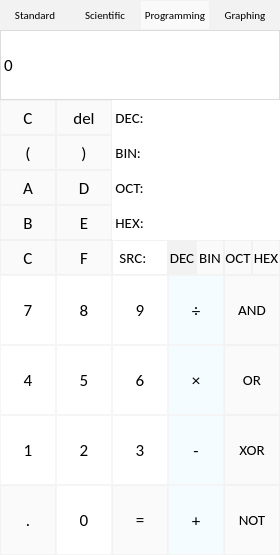
<?xml version="1.0" encoding="UTF-8"?>
<ui version="4.0">
 <class>Calculator</class>
 <widget class="QMainWindow" name="Calculator">
  <property name="geometry">
   <rect>
    <x>0</x>
    <y>0</y>
    <width>280</width>
    <height>555</height>
   </rect>
  </property>
  <property name="windowTitle">
   <string>Calculator</string>
  </property>
  <widget class="QWidget" name="centralwidget">
   <widget class="QPushButton" name="pushButton_and">
    <property name="enabled">
     <bool>true</bool>
    </property>
    <property name="geometry">
     <rect>
      <x>224</x>
      <y>275</y>
      <width>56</width>
      <height>70</height>
     </rect>
    </property>
    <property name="font">
     <font>
      <family>Calibri</family>
      <pointsize>11</pointsize>
      <weight>50</weight>
      <bold>false</bold>
     </font>
    </property>
    <property name="styleSheet">
     <string notr="true">QPushButton {
   border: 1px solid  rgb(242, 242, 242);
   background-color:  rgb(250, 250, 250);
}
QPushButton:pressed {
    background-color:   rgb(242, 242, 242);
}</string>
    </property>
    <property name="text">
     <string>AND</string>
    </property>
   </widget>
   <widget class="QPushButton" name="pushButton_d">
    <property name="enabled">
     <bool>true</bool>
    </property>
    <property name="geometry">
     <rect>
      <x>56</x>
      <y>170</y>
      <width>56</width>
      <height>35</height>
     </rect>
    </property>
    <property name="font">
     <font>
      <family>Calibri</family>
      <pointsize>13</pointsize>
      <weight>50</weight>
      <bold>false</bold>
     </font>
    </property>
    <property name="styleSheet">
     <string notr="true">QPushButton {
   border: 1px solid  rgb(242, 242, 242);
   background-color:  rgb(250, 250, 250);
}
QPushButton:pressed {
    background-color:   rgb(242, 242, 242);
}</string>
    </property>
    <property name="text">
     <string>D</string>
    </property>
   </widget>
   <widget class="QPushButton" name="pushButton_5">
    <property name="enabled">
     <bool>true</bool>
    </property>
    <property name="geometry">
     <rect>
      <x>56</x>
      <y>345</y>
      <width>56</width>
      <height>70</height>
     </rect>
    </property>
    <property name="font">
     <font>
      <family>Calibri</family>
      <pointsize>13</pointsize>
      <weight>50</weight>
      <bold>false</bold>
     </font>
    </property>
    <property name="styleSheet">
     <string notr="true">QPushButton {
   border: 1px solid  rgb(245, 245, 245);
   background-color: white;
}
QPushButton:pressed {
    background-color:   rgb(245, 245, 245);
}</string>
    </property>
    <property name="text">
     <string>5</string>
    </property>
   </widget>
   <widget class="QLabel" name="result">
    <property name="geometry">
     <rect>
      <x>0</x>
      <y>30</y>
      <width>280</width>
      <height>70</height>
     </rect>
    </property>
    <property name="font">
     <font>
      <family>Calibri</family>
      <pointsize>13</pointsize>
      <weight>50</weight>
      <bold>false</bold>
     </font>
    </property>
    <property name="styleSheet">
     <string notr="true">QLabel {
  qproperty-alignment: 'AlignVCenter | AlignRight';
  border: 1px solid rgb(220, 220, 220);
  background-color : white;
}

</string>
    </property>
    <property name="text">
     <string>0 </string>
    </property>
    <property name="buddy">
     <cstring>result</cstring>
    </property>
   </widget>
   <widget class="QPushButton" name="pushButton_4">
    <property name="enabled">
     <bool>true</bool>
    </property>
    <property name="geometry">
     <rect>
      <x>0</x>
      <y>345</y>
      <width>56</width>
      <height>70</height>
     </rect>
    </property>
    <property name="font">
     <font>
      <family>Calibri</family>
      <pointsize>13</pointsize>
      <weight>50</weight>
      <bold>false</bold>
     </font>
    </property>
    <property name="styleSheet">
     <string notr="true">QPushButton {
   border: 1px solid  rgb(245, 245, 245);
   background-color: white;
}
QPushButton:pressed {
    background-color:   rgb(245, 245, 245);
}</string>
    </property>
    <property name="text">
     <string>4</string>
    </property>
   </widget>
   <widget class="QPushButton" name="pushButton_8">
    <property name="enabled">
     <bool>true</bool>
    </property>
    <property name="geometry">
     <rect>
      <x>56</x>
      <y>275</y>
      <width>56</width>
      <height>70</height>
     </rect>
    </property>
    <property name="font">
     <font>
      <family>Calibri</family>
      <pointsize>13</pointsize>
      <weight>50</weight>
      <bold>false</bold>
     </font>
    </property>
    <property name="styleSheet">
     <string notr="true">QPushButton {
   border: 1px solid  rgb(245, 245, 245);
   background-color: white;
}
QPushButton:pressed {
    background-color:   rgb(245, 245, 245);
}</string>
    </property>
    <property name="text">
     <string>8</string>
    </property>
   </widget>
   <widget class="QPushButton" name="pushButton_1">
    <property name="enabled">
     <bool>true</bool>
    </property>
    <property name="geometry">
     <rect>
      <x>0</x>
      <y>415</y>
      <width>56</width>
      <height>70</height>
     </rect>
    </property>
    <property name="font">
     <font>
      <family>Calibri</family>
      <pointsize>13</pointsize>
      <weight>50</weight>
      <bold>false</bold>
     </font>
    </property>
    <property name="styleSheet">
     <string notr="true">QPushButton {
   border: 1px solid  rgb(245, 245, 245);
   background-color: white;
}
QPushButton:pressed {
    background-color:   rgb(245, 245, 245);
}</string>
    </property>
    <property name="text">
     <string>1</string>
    </property>
   </widget>
   <widget class="QPushButton" name="pushButton_3">
    <property name="enabled">
     <bool>true</bool>
    </property>
    <property name="geometry">
     <rect>
      <x>112</x>
      <y>415</y>
      <width>56</width>
      <height>70</height>
     </rect>
    </property>
    <property name="font">
     <font>
      <family>Calibri</family>
      <pointsize>13</pointsize>
      <weight>50</weight>
      <bold>false</bold>
     </font>
    </property>
    <property name="styleSheet">
     <string notr="true">QPushButton {
   border: 1px solid  rgb(245, 245, 245);
   background-color: white;
}
QPushButton:pressed {
    background-color:   rgb(245, 245, 245);
}</string>
    </property>
    <property name="text">
     <string>3</string>
    </property>
   </widget>
   <widget class="QPushButton" name="pushButton_div">
    <property name="enabled">
     <bool>true</bool>
    </property>
    <property name="geometry">
     <rect>
      <x>168</x>
      <y>275</y>
      <width>56</width>
      <height>70</height>
     </rect>
    </property>
    <property name="font">
     <font>
      <family>Calibri</family>
      <pointsize>13</pointsize>
      <weight>50</weight>
      <bold>false</bold>
     </font>
    </property>
    <property name="styleSheet">
     <string notr="true">QPushButton {
   border: 1px solid  rgb(245, 245, 245);
   background-color: rgb(245, 252, 255);
}
QPushButton:pressed {
    background-color:   rgb(245, 245, 245);
}</string>
    </property>
    <property name="text">
     <string>÷</string>
    </property>
   </widget>
   <widget class="QPushButton" name="pushButton_or">
    <property name="enabled">
     <bool>true</bool>
    </property>
    <property name="geometry">
     <rect>
      <x>224</x>
      <y>345</y>
      <width>56</width>
      <height>70</height>
     </rect>
    </property>
    <property name="font">
     <font>
      <family>Calibri</family>
      <pointsize>11</pointsize>
      <weight>50</weight>
      <bold>false</bold>
     </font>
    </property>
    <property name="styleSheet">
     <string notr="true">QPushButton {
   border: 1px solid  rgb(242, 242, 242);
   background-color:  rgb(250, 250, 250);
}
QPushButton:pressed {
    background-color:   rgb(242, 242, 242);
}</string>
    </property>
    <property name="text">
     <string>OR</string>
    </property>
   </widget>
   <widget class="QPushButton" name="pushButton_mul">
    <property name="enabled">
     <bool>true</bool>
    </property>
    <property name="geometry">
     <rect>
      <x>168</x>
      <y>345</y>
      <width>56</width>
      <height>70</height>
     </rect>
    </property>
    <property name="font">
     <font>
      <family>Calibri</family>
      <pointsize>13</pointsize>
      <weight>50</weight>
      <bold>false</bold>
     </font>
    </property>
    <property name="styleSheet">
     <string notr="true">QPushButton {
   border: 1px solid  rgb(245, 245, 245);
   background-color: rgb(245, 252, 255);
}
QPushButton:pressed {
    background-color:   rgb(245, 245, 245);
}</string>
    </property>
    <property name="text">
     <string>×</string>
    </property>
   </widget>
   <widget class="QPushButton" name="pushButton_0">
    <property name="enabled">
     <bool>true</bool>
    </property>
    <property name="geometry">
     <rect>
      <x>56</x>
      <y>485</y>
      <width>56</width>
      <height>70</height>
     </rect>
    </property>
    <property name="font">
     <font>
      <family>Calibri</family>
      <pointsize>13</pointsize>
      <weight>50</weight>
      <bold>false</bold>
     </font>
    </property>
    <property name="styleSheet">
     <string notr="true">QPushButton {
   border: 1px solid  rgb(245, 245, 245);
   background-color: white;
}
QPushButton:pressed {
    background-color:   rgb(245, 245, 245);
}</string>
    </property>
    <property name="text">
     <string>0</string>
    </property>
   </widget>
   <widget class="QPushButton" name="pushButton_xor">
    <property name="enabled">
     <bool>true</bool>
    </property>
    <property name="geometry">
     <rect>
      <x>224</x>
      <y>415</y>
      <width>56</width>
      <height>70</height>
     </rect>
    </property>
    <property name="font">
     <font>
      <family>Calibri</family>
      <pointsize>11</pointsize>
      <weight>50</weight>
      <bold>false</bold>
     </font>
    </property>
    <property name="styleSheet">
     <string notr="true">QPushButton {
   border: 1px solid  rgb(242, 242, 242);
   background-color:  rgb(250, 250, 250);
}
QPushButton:pressed {
    background-color:   rgb(242, 242, 242);
}</string>
    </property>
    <property name="text">
     <string>XOR</string>
    </property>
   </widget>
   <widget class="QPushButton" name="pushButton_del">
    <property name="enabled">
     <bool>true</bool>
    </property>
    <property name="geometry">
     <rect>
      <x>56</x>
      <y>100</y>
      <width>56</width>
      <height>35</height>
     </rect>
    </property>
    <property name="font">
     <font>
      <family>Calibri</family>
      <pointsize>13</pointsize>
      <weight>50</weight>
      <bold>false</bold>
     </font>
    </property>
    <property name="styleSheet">
     <string notr="true">QPushButton {
   border: 1px solid  rgb(242, 242, 242);
   background-color:  rgb(250, 250, 250);
}
QPushButton:pressed {
    background-color:   rgb(242, 242, 242);
}</string>
    </property>
    <property name="text">
     <string>del</string>
    </property>
   </widget>
   <widget class="QPushButton" name="pushButton_dot">
    <property name="enabled">
     <bool>true</bool>
    </property>
    <property name="geometry">
     <rect>
      <x>0</x>
      <y>485</y>
      <width>56</width>
      <height>70</height>
     </rect>
    </property>
    <property name="font">
     <font>
      <family>Calibri</family>
      <pointsize>13</pointsize>
      <weight>50</weight>
      <bold>false</bold>
     </font>
    </property>
    <property name="styleSheet">
     <string notr="true">QPushButton {
   border: 1px solid  rgb(242, 242, 242);
   background-color:  rgb(250, 250, 250);
}
QPushButton:pressed {
    background-color:   rgb(242, 242, 242);
}</string>
    </property>
    <property name="text">
     <string>.</string>
    </property>
   </widget>
   <widget class="QPushButton" name="pushButton_2">
    <property name="enabled">
     <bool>true</bool>
    </property>
    <property name="geometry">
     <rect>
      <x>56</x>
      <y>415</y>
      <width>56</width>
      <height>70</height>
     </rect>
    </property>
    <property name="font">
     <font>
      <family>Calibri</family>
      <pointsize>13</pointsize>
      <weight>50</weight>
      <bold>false</bold>
     </font>
    </property>
    <property name="styleSheet">
     <string notr="true">QPushButton {
   border: 1px solid  rgb(245, 245, 245);
   background-color: white;
}
QPushButton:pressed {
    background-color:   rgb(245, 245, 245);
}</string>
    </property>
    <property name="text">
     <string>2</string>
    </property>
   </widget>
   <widget class="QPushButton" name="pushButton_sub">
    <property name="enabled">
     <bool>true</bool>
    </property>
    <property name="geometry">
     <rect>
      <x>168</x>
      <y>415</y>
      <width>56</width>
      <height>70</height>
     </rect>
    </property>
    <property name="font">
     <font>
      <family>Calibri</family>
      <pointsize>13</pointsize>
      <weight>50</weight>
      <bold>false</bold>
     </font>
    </property>
    <property name="styleSheet">
     <string notr="true">QPushButton {
   border: 1px solid  rgb(245, 245, 245);
   background-color: rgb(245, 252, 255);
}
QPushButton:pressed {
    background-color:   rgb(245, 245, 245);
}</string>
    </property>
    <property name="text">
     <string>-</string>
    </property>
   </widget>
   <widget class="QPushButton" name="pushButton_a">
    <property name="enabled">
     <bool>true</bool>
    </property>
    <property name="geometry">
     <rect>
      <x>0</x>
      <y>170</y>
      <width>56</width>
      <height>35</height>
     </rect>
    </property>
    <property name="font">
     <font>
      <family>Calibri</family>
      <pointsize>13</pointsize>
      <weight>50</weight>
      <bold>false</bold>
     </font>
    </property>
    <property name="styleSheet">
     <string notr="true">QPushButton {
   border: 1px solid  rgb(242, 242, 242);
   background-color:  rgb(250, 250, 250);
}
QPushButton:pressed {
    background-color:   rgb(242, 242, 242);
}</string>
    </property>
    <property name="text">
     <string>A</string>
    </property>
   </widget>
   <widget class="QPushButton" name="pushButton_7">
    <property name="enabled">
     <bool>true</bool>
    </property>
    <property name="geometry">
     <rect>
      <x>0</x>
      <y>275</y>
      <width>56</width>
      <height>70</height>
     </rect>
    </property>
    <property name="font">
     <font>
      <family>Calibri</family>
      <pointsize>13</pointsize>
      <weight>50</weight>
      <bold>false</bold>
     </font>
    </property>
    <property name="styleSheet">
     <string notr="true">QPushButton {
   border: 1px solid  rgb(245, 245, 245);
   background-color: white;
}
QPushButton:pressed {
    background-color:   rgb(245, 245, 245);
}</string>
    </property>
    <property name="text">
     <string>7</string>
    </property>
   </widget>
   <widget class="QPushButton" name="pushButton_9">
    <property name="enabled">
     <bool>true</bool>
    </property>
    <property name="geometry">
     <rect>
      <x>112</x>
      <y>275</y>
      <width>56</width>
      <height>70</height>
     </rect>
    </property>
    <property name="font">
     <font>
      <family>Calibri</family>
      <pointsize>13</pointsize>
      <weight>50</weight>
      <bold>false</bold>
     </font>
    </property>
    <property name="styleSheet">
     <string notr="true">QPushButton {
   border: 1px solid  rgb(245, 245, 245);
   background-color: white;
}
QPushButton:pressed {
    background-color:   rgb(245, 245, 245);
}</string>
    </property>
    <property name="text">
     <string>9</string>
    </property>
   </widget>
   <widget class="QPushButton" name="pushButton_not">
    <property name="enabled">
     <bool>true</bool>
    </property>
    <property name="geometry">
     <rect>
      <x>224</x>
      <y>485</y>
      <width>56</width>
      <height>70</height>
     </rect>
    </property>
    <property name="font">
     <font>
      <family>Calibri</family>
      <pointsize>11</pointsize>
      <weight>50</weight>
      <bold>false</bold>
     </font>
    </property>
    <property name="styleSheet">
     <string notr="true">QPushButton {
   border: 1px solid  rgb(242, 242, 242);
   background-color:  rgb(250, 250, 250);
}
QPushButton:pressed {
    background-color:   rgb(242, 242, 242);
}</string>
    </property>
    <property name="text">
     <string>NOT</string>
    </property>
   </widget>
   <widget class="QPushButton" name="pushButton_eq">
    <property name="enabled">
     <bool>true</bool>
    </property>
    <property name="geometry">
     <rect>
      <x>112</x>
      <y>485</y>
      <width>56</width>
      <height>70</height>
     </rect>
    </property>
    <property name="font">
     <font>
      <family>Calibri</family>
      <pointsize>13</pointsize>
      <weight>50</weight>
      <bold>false</bold>
     </font>
    </property>
    <property name="styleSheet">
     <string notr="true">QPushButton {
   border: 1px solid  rgb(242, 242, 242);
   background-color:  rgb(250, 250, 250);
}
QPushButton:pressed {
    background-color:   rgb(242, 242, 242);
}</string>
    </property>
    <property name="text">
     <string>=</string>
    </property>
   </widget>
   <widget class="QPushButton" name="pushButton_6">
    <property name="enabled">
     <bool>true</bool>
    </property>
    <property name="geometry">
     <rect>
      <x>112</x>
      <y>345</y>
      <width>56</width>
      <height>70</height>
     </rect>
    </property>
    <property name="font">
     <font>
      <family>Calibri</family>
      <pointsize>13</pointsize>
      <weight>50</weight>
      <bold>false</bold>
     </font>
    </property>
    <property name="styleSheet">
     <string notr="true">QPushButton {
   border: 1px solid  rgb(245, 245, 245);
   background-color: white;
}
QPushButton:pressed {
    background-color:   rgb(245, 245, 245);
}</string>
    </property>
    <property name="text">
     <string>6</string>
    </property>
   </widget>
   <widget class="QPushButton" name="pushButton_add">
    <property name="enabled">
     <bool>true</bool>
    </property>
    <property name="geometry">
     <rect>
      <x>168</x>
      <y>485</y>
      <width>56</width>
      <height>70</height>
     </rect>
    </property>
    <property name="font">
     <font>
      <family>Calibri</family>
      <pointsize>13</pointsize>
      <weight>50</weight>
      <bold>false</bold>
     </font>
    </property>
    <property name="styleSheet">
     <string notr="true">QPushButton {
   border: 1px solid  rgb(245, 245, 245);
   background-color: rgb(245, 252, 255);
}
QPushButton:pressed {
    background-color:   rgb(245, 245, 245);
}</string>
    </property>
    <property name="text">
     <string>+</string>
    </property>
   </widget>
   <widget class="QPushButton" name="pushButton_clear">
    <property name="enabled">
     <bool>true</bool>
    </property>
    <property name="geometry">
     <rect>
      <x>0</x>
      <y>100</y>
      <width>56</width>
      <height>35</height>
     </rect>
    </property>
    <property name="font">
     <font>
      <family>Calibri</family>
      <pointsize>13</pointsize>
      <weight>50</weight>
      <bold>false</bold>
     </font>
    </property>
    <property name="styleSheet">
     <string notr="true">QPushButton {
   border: 1px solid  rgb(242, 242, 242);
   background-color:  rgb(250, 250, 250);
}
QPushButton:pressed {
    background-color:   rgb(242, 242, 242);
}</string>
    </property>
    <property name="text">
     <string>C</string>
    </property>
   </widget>
   <widget class="QPushButton" name="pushButton_menu_1">
    <property name="enabled">
     <bool>true</bool>
    </property>
    <property name="geometry">
     <rect>
      <x>0</x>
      <y>0</y>
      <width>70</width>
      <height>30</height>
     </rect>
    </property>
    <property name="font">
     <font>
      <family>Calibri</family>
      <pointsize>8</pointsize>
      <weight>50</weight>
      <bold>false</bold>
     </font>
    </property>
    <property name="styleSheet">
     <string notr="true">QPushButton {
   border: 1px solid  rgb(242, 242, 242);
   background-color:  rgb(242, 242, 242);
}
QPushButton:pressed {
    background-color:   rgb(250, 250, 250);
}</string>
    </property>
    <property name="text">
     <string>Standard</string>
    </property>
   </widget>
   <widget class="QPushButton" name="pushButton_menu_2">
    <property name="enabled">
     <bool>true</bool>
    </property>
    <property name="geometry">
     <rect>
      <x>70</x>
      <y>0</y>
      <width>70</width>
      <height>30</height>
     </rect>
    </property>
    <property name="font">
     <font>
      <family>Calibri</family>
      <pointsize>8</pointsize>
      <weight>50</weight>
      <bold>false</bold>
     </font>
    </property>
    <property name="styleSheet">
     <string notr="true">QPushButton {
   border: 1px solid  rgb(242, 242, 242);
   background-color:  rgb(242, 242, 242);
}
QPushButton:pressed {
    background-color:   rgb(250, 250, 250);
}</string>
    </property>
    <property name="text">
     <string>Scientific</string>
    </property>
   </widget>
   <widget class="QPushButton" name="pushButton_menu_3">
    <property name="enabled">
     <bool>true</bool>
    </property>
    <property name="geometry">
     <rect>
      <x>140</x>
      <y>0</y>
      <width>70</width>
      <height>30</height>
     </rect>
    </property>
    <property name="font">
     <font>
      <family>Calibri</family>
      <pointsize>8</pointsize>
      <weight>50</weight>
      <bold>false</bold>
     </font>
    </property>
    <property name="styleSheet">
     <string notr="true">QPushButton {
   border: 1px solid  rgb(242, 242, 242);
   background-color:  rgb(250, 250, 250);
}
QPushButton:pressed {
    background-color:   rgb(242, 242, 242);
}</string>
    </property>
    <property name="text">
     <string>Programming</string>
    </property>
   </widget>
   <widget class="QPushButton" name="pushButton_menu_4">
    <property name="enabled">
     <bool>true</bool>
    </property>
    <property name="geometry">
     <rect>
      <x>210</x>
      <y>0</y>
      <width>70</width>
      <height>30</height>
     </rect>
    </property>
    <property name="font">
     <font>
      <family>Calibri</family>
      <pointsize>8</pointsize>
      <weight>50</weight>
      <bold>false</bold>
     </font>
    </property>
    <property name="styleSheet">
     <string notr="true">QPushButton {
   border: 1px solid  rgb(242, 242, 242);
   background-color:  rgb(242, 242, 242);
}
QPushButton:pressed {
    background-color:   rgb(250, 250, 250);
}</string>
    </property>
    <property name="text">
     <string>Graphing</string>
    </property>
   </widget>
   <widget class="QPushButton" name="pushButton_b">
    <property name="enabled">
     <bool>true</bool>
    </property>
    <property name="geometry">
     <rect>
      <x>0</x>
      <y>205</y>
      <width>56</width>
      <height>35</height>
     </rect>
    </property>
    <property name="font">
     <font>
      <family>Calibri</family>
      <pointsize>13</pointsize>
      <weight>50</weight>
      <bold>false</bold>
     </font>
    </property>
    <property name="styleSheet">
     <string notr="true">QPushButton {
   border: 1px solid  rgb(242, 242, 242);
   background-color:  rgb(250, 250, 250);
}
QPushButton:pressed {
    background-color:   rgb(242, 242, 242);
}</string>
    </property>
    <property name="text">
     <string>B</string>
    </property>
   </widget>
   <widget class="QPushButton" name="pushButton_e">
    <property name="enabled">
     <bool>true</bool>
    </property>
    <property name="geometry">
     <rect>
      <x>56</x>
      <y>205</y>
      <width>56</width>
      <height>35</height>
     </rect>
    </property>
    <property name="font">
     <font>
      <family>Calibri</family>
      <pointsize>13</pointsize>
      <weight>50</weight>
      <bold>false</bold>
     </font>
    </property>
    <property name="styleSheet">
     <string notr="true">QPushButton {
   border: 1px solid  rgb(242, 242, 242);
   background-color:  rgb(250, 250, 250);
}
QPushButton:pressed {
    background-color:   rgb(242, 242, 242);
}</string>
    </property>
    <property name="text">
     <string>E</string>
    </property>
   </widget>
   <widget class="QPushButton" name="pushButton_c">
    <property name="enabled">
     <bool>true</bool>
    </property>
    <property name="geometry">
     <rect>
      <x>0</x>
      <y>240</y>
      <width>56</width>
      <height>35</height>
     </rect>
    </property>
    <property name="font">
     <font>
      <family>Calibri</family>
      <pointsize>13</pointsize>
      <weight>50</weight>
      <bold>false</bold>
     </font>
    </property>
    <property name="styleSheet">
     <string notr="true">QPushButton {
   border: 1px solid  rgb(242, 242, 242);
   background-color:  rgb(250, 250, 250);
}
QPushButton:pressed {
    background-color:   rgb(242, 242, 242);
}</string>
    </property>
    <property name="text">
     <string>C</string>
    </property>
   </widget>
   <widget class="QPushButton" name="pushButton_f">
    <property name="enabled">
     <bool>true</bool>
    </property>
    <property name="geometry">
     <rect>
      <x>56</x>
      <y>240</y>
      <width>56</width>
      <height>35</height>
     </rect>
    </property>
    <property name="font">
     <font>
      <family>Calibri</family>
      <pointsize>13</pointsize>
      <weight>50</weight>
      <bold>false</bold>
     </font>
    </property>
    <property name="styleSheet">
     <string notr="true">QPushButton {
   border: 1px solid  rgb(242, 242, 242);
   background-color:  rgb(250, 250, 250);
}
QPushButton:pressed {
    background-color:   rgb(242, 242, 242);
}</string>
    </property>
    <property name="text">
     <string>F</string>
    </property>
   </widget>
   <widget class="QLabel" name="result_dec">
    <property name="geometry">
     <rect>
      <x>112</x>
      <y>100</y>
      <width>280</width>
      <height>35</height>
     </rect>
    </property>
    <property name="font">
     <font>
      <family>Calibri</family>
      <pointsize>11</pointsize>
      <weight>50</weight>
      <bold>false</bold>
     </font>
    </property>
    <property name="styleSheet">
     <string notr="true">QLabel {
  qproperty-alignment: 'AlignVCenter | AlignLeft';
  border: 0px solid rgb(220, 220, 220);
  background-color : white;
}

</string>
    </property>
    <property name="text">
     <string> DEC:</string>
    </property>
    <property name="buddy">
     <cstring>result</cstring>
    </property>
   </widget>
   <widget class="QLabel" name="result_bin">
    <property name="geometry">
     <rect>
      <x>112</x>
      <y>135</y>
      <width>280</width>
      <height>35</height>
     </rect>
    </property>
    <property name="font">
     <font>
      <family>Calibri</family>
      <pointsize>11</pointsize>
      <weight>50</weight>
      <bold>false</bold>
     </font>
    </property>
    <property name="styleSheet">
     <string notr="true">QLabel {
  qproperty-alignment: 'AlignVCenter | AlignLeft';
  border: 0px solid rgb(220, 220, 220);
  background-color : white;
}

</string>
    </property>
    <property name="text">
     <string> BIN:</string>
    </property>
    <property name="buddy">
     <cstring>result</cstring>
    </property>
   </widget>
   <widget class="QLabel" name="result_oct">
    <property name="geometry">
     <rect>
      <x>112</x>
      <y>170</y>
      <width>280</width>
      <height>35</height>
     </rect>
    </property>
    <property name="font">
     <font>
      <family>Calibri</family>
      <pointsize>11</pointsize>
      <weight>50</weight>
      <bold>false</bold>
     </font>
    </property>
    <property name="styleSheet">
     <string notr="true">QLabel {
  qproperty-alignment: 'AlignVCenter | AlignLeft';
  border: 0px solid rgb(220, 220, 220);
  background-color : white;
}

</string>
    </property>
    <property name="text">
     <string> OCT:</string>
    </property>
    <property name="buddy">
     <cstring>result</cstring>
    </property>
   </widget>
   <widget class="QLabel" name="result_hex">
    <property name="geometry">
     <rect>
      <x>112</x>
      <y>205</y>
      <width>280</width>
      <height>35</height>
     </rect>
    </property>
    <property name="font">
     <font>
      <family>Calibri</family>
      <pointsize>11</pointsize>
      <weight>50</weight>
      <bold>false</bold>
     </font>
    </property>
    <property name="styleSheet">
     <string notr="true">QLabel {
  qproperty-alignment: 'AlignVCenter | AlignLeft';
  border: 0px solid rgb(220, 220, 220);
  background-color : white;
}

</string>
    </property>
    <property name="text">
     <string> HEX:</string>
    </property>
    <property name="buddy">
     <cstring>result</cstring>
    </property>
   </widget>
   <widget class="QPushButton" name="pushButton_dec">
    <property name="enabled">
     <bool>true</bool>
    </property>
    <property name="geometry">
     <rect>
      <x>168</x>
      <y>240</y>
      <width>28</width>
      <height>35</height>
     </rect>
    </property>
    <property name="font">
     <font>
      <family>Calibri</family>
      <pointsize>11</pointsize>
      <weight>50</weight>
      <bold>false</bold>
     </font>
    </property>
    <property name="styleSheet">
     <string notr="true">QPushButton {
   border: 1px solid  rgb(242, 242, 242);
   background-color:  rgb(242, 242, 242);
}
QPushButton:pressed {
    background-color:   rgb(250, 250, 250);
}</string>
    </property>
    <property name="text">
     <string>DEC</string>
    </property>
   </widget>
   <widget class="QPushButton" name="pushButton_bin">
    <property name="enabled">
     <bool>true</bool>
    </property>
    <property name="geometry">
     <rect>
      <x>196</x>
      <y>240</y>
      <width>28</width>
      <height>35</height>
     </rect>
    </property>
    <property name="font">
     <font>
      <family>Calibri</family>
      <pointsize>11</pointsize>
      <weight>50</weight>
      <bold>false</bold>
     </font>
    </property>
    <property name="styleSheet">
     <string notr="true">QPushButton {
   border: 1px solid  rgb(242, 242, 242);
   background-color:  rgb(250, 250, 250);
}
QPushButton:pressed {
    background-color:   rgb(242, 242, 242);
}</string>
    </property>
    <property name="text">
     <string>BIN</string>
    </property>
   </widget>
   <widget class="QPushButton" name="pushButton_oct">
    <property name="enabled">
     <bool>true</bool>
    </property>
    <property name="geometry">
     <rect>
      <x>224</x>
      <y>240</y>
      <width>28</width>
      <height>35</height>
     </rect>
    </property>
    <property name="font">
     <font>
      <family>Calibri</family>
      <pointsize>11</pointsize>
      <weight>50</weight>
      <bold>false</bold>
     </font>
    </property>
    <property name="styleSheet">
     <string notr="true">QPushButton {
   border: 1px solid  rgb(242, 242, 242);
   background-color:  rgb(250, 250, 250);
}
QPushButton:pressed {
    background-color:   rgb(242, 242, 242);
}</string>
    </property>
    <property name="text">
     <string>OCT</string>
    </property>
   </widget>
   <widget class="QPushButton" name="pushButton_hex">
    <property name="enabled">
     <bool>true</bool>
    </property>
    <property name="geometry">
     <rect>
      <x>252</x>
      <y>240</y>
      <width>28</width>
      <height>35</height>
     </rect>
    </property>
    <property name="font">
     <font>
      <family>Calibri</family>
      <pointsize>11</pointsize>
      <weight>50</weight>
      <bold>false</bold>
     </font>
    </property>
    <property name="styleSheet">
     <string notr="true">QPushButton {
   border: 1px solid  rgb(242, 242, 242);
   background-color:  rgb(250, 250, 250);
}
QPushButton:pressed {
    background-color:   rgb(242, 242, 242);
}</string>
    </property>
    <property name="text">
     <string>HEX</string>
    </property>
   </widget>
   <widget class="QLabel" name="src">
    <property name="geometry">
     <rect>
      <x>112</x>
      <y>240</y>
      <width>56</width>
      <height>35</height>
     </rect>
    </property>
    <property name="font">
     <font>
      <family>Calibri</family>
      <pointsize>11</pointsize>
      <weight>50</weight>
      <bold>false</bold>
     </font>
    </property>
    <property name="styleSheet">
     <string notr="true">QLabel {
  qproperty-alignment: 'AlignVCenter | AlignLeft';
  border: 1px solid  rgb(242, 242, 242);
  background-color : white;
}

</string>
    </property>
    <property name="text">
     <string> SRC:</string>
    </property>
    <property name="buddy">
     <cstring>result</cstring>
    </property>
   </widget>
   <widget class="QPushButton" name="pushButton_rightb">
    <property name="enabled">
     <bool>true</bool>
    </property>
    <property name="geometry">
     <rect>
      <x>56</x>
      <y>135</y>
      <width>56</width>
      <height>35</height>
     </rect>
    </property>
    <property name="font">
     <font>
      <family>Calibri</family>
      <pointsize>13</pointsize>
      <weight>50</weight>
      <bold>false</bold>
     </font>
    </property>
    <property name="styleSheet">
     <string notr="true">QPushButton {
   border: 1px solid  rgb(242, 242, 242);
   background-color:  rgb(250, 250, 250);
}
QPushButton:pressed {
    background-color:   rgb(242, 242, 242);
}</string>
    </property>
    <property name="text">
     <string>)</string>
    </property>
   </widget>
   <widget class="QPushButton" name="pushButton_leftb">
    <property name="enabled">
     <bool>true</bool>
    </property>
    <property name="geometry">
     <rect>
      <x>0</x>
      <y>135</y>
      <width>56</width>
      <height>35</height>
     </rect>
    </property>
    <property name="font">
     <font>
      <family>Calibri</family>
      <pointsize>13</pointsize>
      <weight>50</weight>
      <bold>false</bold>
     </font>
    </property>
    <property name="styleSheet">
     <string notr="true">QPushButton {
   border: 1px solid  rgb(242, 242, 242);
   background-color:  rgb(250, 250, 250);
}
QPushButton:pressed {
    background-color:   rgb(242, 242, 242);
}</string>
    </property>
    <property name="text">
     <string>(</string>
    </property>
   </widget>
   <zorder>src</zorder>
   <zorder>pushButton_and</zorder>
   <zorder>pushButton_d</zorder>
   <zorder>pushButton_5</zorder>
   <zorder>pushButton_4</zorder>
   <zorder>pushButton_8</zorder>
   <zorder>pushButton_1</zorder>
   <zorder>pushButton_3</zorder>
   <zorder>pushButton_div</zorder>
   <zorder>pushButton_or</zorder>
   <zorder>pushButton_mul</zorder>
   <zorder>pushButton_0</zorder>
   <zorder>pushButton_xor</zorder>
   <zorder>pushButton_del</zorder>
   <zorder>pushButton_dot</zorder>
   <zorder>pushButton_2</zorder>
   <zorder>pushButton_sub</zorder>
   <zorder>pushButton_a</zorder>
   <zorder>pushButton_7</zorder>
   <zorder>pushButton_9</zorder>
   <zorder>pushButton_not</zorder>
   <zorder>pushButton_eq</zorder>
   <zorder>pushButton_6</zorder>
   <zorder>pushButton_add</zorder>
   <zorder>pushButton_clear</zorder>
   <zorder>pushButton_menu_1</zorder>
   <zorder>pushButton_menu_2</zorder>
   <zorder>pushButton_menu_3</zorder>
   <zorder>pushButton_menu_4</zorder>
   <zorder>pushButton_b</zorder>
   <zorder>pushButton_e</zorder>
   <zorder>pushButton_c</zorder>
   <zorder>pushButton_f</zorder>
   <zorder>result_dec</zorder>
   <zorder>result_bin</zorder>
   <zorder>result_oct</zorder>
   <zorder>result_hex</zorder>
   <zorder>pushButton_dec</zorder>
   <zorder>pushButton_bin</zorder>
   <zorder>pushButton_oct</zorder>
   <zorder>pushButton_hex</zorder>
   <zorder>pushButton_rightb</zorder>
   <zorder>pushButton_leftb</zorder>
   <zorder>result</zorder>
  </widget>
 </widget>
 <resources/>
 <connections/>
</ui>
